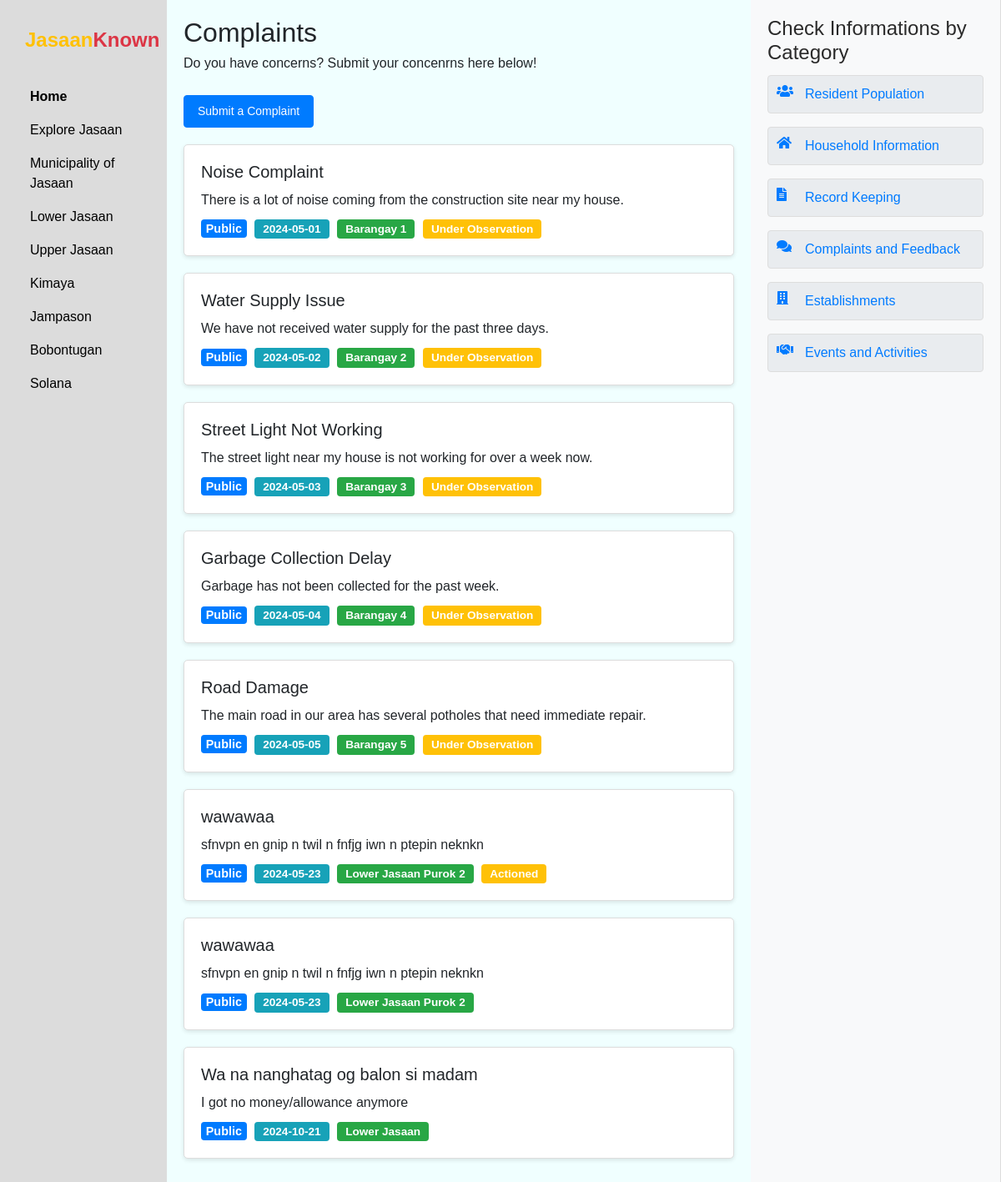
Screenshot of /complaints_feedback.php with the database file from the repository.
### tables this page shows
CREATE TABLE `complaints` (
  `id` int(11) NOT NULL,
  `title` varchar(255) NOT NULL,
  `complaint` text NOT NULL,
  `type` varchar(100) NOT NULL,
  `date` date NOT NULL,
  `barangay` varchar(100) NOT NULL,
  `file` varchar(255) DEFAULT NULL,
  `status` varchar(255) DEFAULT '',
  `complainant` varchar(255) DEFAULT NULL,
  `contactnum` varchar(15) DEFAULT NULL
);

### complaints_feedback.php (the view, shortened to what this page needs)
<?php
$conn = new mysqli('localhost', 'root', '', 'jk');
$sql = "SELECT title, complaint, type, barangay, complainant, contactnum, status, date, file FROM complaints";
$result = $conn->query($sql);
if ($result->num_rows > 0) {
    $complaints = [];
    while ($row = $result->fetch_assoc()) {
        $complaints[] = $row;
    }
} else {
    $complaints = [];
}
?>
<!DOCTYPE html>
<html lang="en">
<head>
    <link rel="stylesheet" href="https://stackpath.bootstrapcdn.com/bootstrap/4.5.2/css/bootstrap.min.css">
    <link rel="stylesheet" href="https://cdnjs.cloudflare.com/ajax/libs/font-awesome/5.15.4/css/all.min.css">
</head>
<body>
<div class="container-fluid">
    <div class="row">
        <div class="col-md-2 sidebar">
            <a href="#" class="logo">
                <div class="logo-name"><span>Jasaan</span>Known</div>
            </a>
            <ul class="nav flex-column">
                    <li class="nav-item">
                        <a class="nav-link active" href="home.php">Home</a>
                    </li>
                    <li class="nav-item">
                        <a class="nav-link" href="#">Explore Jasaan</a>
                    </li>
                    <li class="nav-item">
                        <a class="nav-link" href="#">Municipality of Jasaan</a>
                    </li>
                    <li class="nav-item">
                        <a class="nav-link" href="#">Lower Jasaan</a>
                    </li>
                    <li class="nav-item">
                        <a class="nav-link" href="#">Upper Jasaan</a>
                    </li>
                    <li class="nav-item">
                        <a class="nav-link" href="#">Kimaya</a>
                    </li>
                    <li class="nav-item">
                        <a class="nav-link" href="#">Jampason</a>
                    </li>
                    <li class="nav-item">
                        <a class="nav-link" href="#">Bobontugan</a>
                    </li>
                    <li class="nav-item">
                        <a class="nav-link" href="#">Solana</a>
                    </li>
                </ul>
            </div>
            <div class="col-md-7 content">
                <h2>Complaints</h2>
                <h6>Do you have concerns? Submit your concenrns here below!</h6>
                <button type="button" class="btn btn-primary" data-toggle="modal" data-target="#submitComplaintModal" style="font-size: 0.875rem; padding: 8px 16px; margin: 20px 0;">
    Submit a Complaint
</button>
                <?php if (!empty($complaints)): ?>
                    <?php foreach ($complaints as $complaint): ?>
                        <div class="complaint-card">
                            <h5><?php echo htmlspecialchars($complaint['title']); ?></h5>
                            <p><?php echo htmlspecialchars($complaint['complaint']); ?></p>
                            <div>
                                <span class="badge badge-primary">Public</span>
                                <span class="badge badge-status date-badge"><?php echo htmlspecialchars($complaint['date']); ?></span>
                                <span class="badge badge-status barangay-badge"><?php echo htmlspecialchars($complaint['barangay']); ?></span>
                                <?php if (!empty($complaint['status'])): ?>
                                    <span class="badge badge-status status-badge"><?php echo htmlspecialchars($complaint['status']); ?></span>
                                <?php endif; ?>
                            </div>
                        </div>
                    <?php endforeach; ?>
                <?php else: ?>
                    <p>No complaints found.</p>
                <?php endif; ?>
            </div>
      <div class="col-md-3 col-lg-3 sidebar2">
    <h2>Check Informations by Category</h2>
    <a href="resident_population.php" class="feature-item resident-management">
        <i class="icon fas fa-users"></i>
        <span class="text">Resident Population</span>
    </a>
    <a href="household_information.php" class="feature-item household-information">
        <i class="icon fas fa-home"></i>
        <span class="text">Household Information</span>
    </a>
    <a href="record_keeping.php" class="feature-item record-keeping">
        <i class="icon fas fa-file-alt"></i>
        <span class="text">Record Keeping</span>
    </a>
    <a href="complaints_feedback.php" class="feature-item complaints-feedback">
        <i class="icon fas fa-comments"></i>
        <span class="text">Complaints and Feedback</span>
    </a>
    <a href="disaster_preparedness.php" class="feature-item disaster-preparedness">
        <i class="icon fas fa-building"></i>
        <span class="text">Establishments</span>
    </a>
    <a href="events_activities.php" class="feature-item security-access">
        <i class="icon fas fa-handshake"></i>
        <span class="text">Events and Activities</span>
    </a>
</div>
        </div>
    </div>
</body>
</html>

### complaints_feedback.php (style rules this page uses)
body { font-family: Arial, sans-serif; background-color: azure; }
.sidebar { background-color: gainsboro; padding: 20px; }
.nav-link { color: #000; }
.nav-link.active { font-weight: bold; }
.content { padding: 20px; }
.complaint-card { background-color: #fff; border: 1px solid #ddd; border-radius: 5px; margin-bottom: 20px; padding: 20px; box-shadow: 0 2px 5px rgba(0, 0, 0, 0.1); }
.complaint-card h5 { margin-bottom: 10px; font-size: 1.25rem; }
.complaint-card p { margin-bottom: 10px; }
.badge { font-size: 0.9rem; margin-right: 5px; }
.badge-status { font-size: 0.85rem; padding: 5px 10px; }
.date-badge { background-color: #17a2b8; color: #fff; }
.barangay-badge { background-color: #28a745; color: #fff; }
.status-badge { background-color: #ffc107; color: #fff; }
.sidebar2 { width: 300px; padding: 20px; background-color: #f8f9fa; border-right: 1px solid #ddd; }
.sidebar2 h2, .sidebar2 h3 { color: #2a2a2a; }
.sidebar2 h2 { font-size: 1.5em; margin-bottom: 0.5em; }
.feature-item { display: flex; align-items: center; margin-bottom: 1em; padding: 10px; background-color: #e9ecef; border: 1px solid #ddd; border-radius: 4px; transition: background-color 0.3s ease; }
.icon { width: 24px; height: 24px; margin-right: 10px; }
.sidebar .logo { font-size: 24px; font-weight: 700; height: 56px; display: flex; align-items: center; color: var(--danger); z-index: 500; padding-bottom: 20px; box-sizing: content-box; }
.sidebar .logo .logo-name { margin-left: 10px; }
.sidebar .logo .logo-name span { color: var(--warning); }

### rows the page displays
complaints: title "Noise Complaint", complaint "There is a lot of noise coming from the construction site near my house.", date "2024-05-01", barangay "Barangay 1", status "Under Observation"
complaints: title "Water Supply Issue", complaint "We have not received water supply for the past three days.", date "2024-05-02", barangay "Barangay 2", status "Under Observation"
complaints: title "Street Light Not Working", complaint "The street light near my house is not working for over a week now.", date "2024-05-03", barangay "Barangay 3", status "Under Observation"
complaints: title "Garbage Collection Delay", complaint "Garbage has not been collected for the past week.", date "2024-05-04", barangay "Barangay 4", status "Under Observation"
complaints: title "Road Damage", complaint "The main road in our area has several potholes that need immediate repair.", date "2024-05-05", barangay "Barangay 5", status "Under Observation"
complaints: title "wawawaa", complaint "sfnvpn en gnip n twil n fnfjg iwn n ptepin neknkn", date "2024-05-23", barangay "Lower Jasaan Purok 2", status "Actioned"
complaints: title "wawawaa", complaint "sfnvpn en gnip n twil n fnfjg iwn n ptepin neknkn", date "2024-05-23", barangay "Lower Jasaan Purok 2"
complaints: title "Wa na nanghatag og balon si madam", complaint "I got no money/allowance anymore", date "2024-10-21", barangay "Lower Jasaan"
